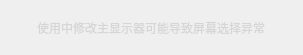
<?xml version="1.0" encoding="UTF-8"?>
<ui version="4.0">
 <class>DesktopWarnningTips</class>
 <widget class="QWidget" name="DesktopWarnningTips">
  <property name="geometry">
   <rect>
    <x>0</x>
    <y>0</y>
    <width>303</width>
    <height>55</height>
   </rect>
  </property>
  <property name="minimumSize">
   <size>
    <width>0</width>
    <height>55</height>
   </size>
  </property>
  <property name="maximumSize">
   <size>
    <width>16777215</width>
    <height>55</height>
   </size>
  </property>
  <property name="windowTitle">
   <string>DesktopWarnningTips</string>
  </property>
  <layout class="QHBoxLayout" name="horizontalLayout">
   <property name="spacing">
    <number>0</number>
   </property>
   <property name="leftMargin">
    <number>0</number>
   </property>
   <property name="topMargin">
    <number>0</number>
   </property>
   <property name="rightMargin">
    <number>0</number>
   </property>
   <property name="bottomMargin">
    <number>0</number>
   </property>
   <item>
    <widget class="QWidget" name="widget" native="true">
     <property name="styleSheet">
      <string notr="true">QWidget#widget{
border-image: url(:/toolTip/img/toolTip/desktop_tips.png);
}</string>
     </property>
     <layout class="QHBoxLayout" name="horizontalLayout_2">
      <property name="spacing">
       <number>0</number>
      </property>
      <property name="leftMargin">
       <number>0</number>
      </property>
      <property name="topMargin">
       <number>0</number>
      </property>
      <property name="rightMargin">
       <number>0</number>
      </property>
      <property name="bottomMargin">
       <number>0</number>
      </property>
      <item>
       <spacer name="horizontalSpacer">
        <property name="orientation">
         <enum>Qt::Horizontal</enum>
        </property>
        <property name="sizeHint" stdset="0">
         <size>
          <width>40</width>
          <height>20</height>
         </size>
        </property>
       </spacer>
      </item>
      <item>
       <widget class="QLabel" name="label">
        <property name="styleSheet">
         <string notr="true">font-size : 12px;
font-family : 微软雅黑;
color : #D6D6D6;;</string>
        </property>
        <property name="text">
         <string>使用中修改主显示器可能导致屏幕选择异常</string>
        </property>
       </widget>
      </item>
      <item>
       <spacer name="horizontalSpacer_2">
        <property name="orientation">
         <enum>Qt::Horizontal</enum>
        </property>
        <property name="sizeHint" stdset="0">
         <size>
          <width>40</width>
          <height>20</height>
         </size>
        </property>
       </spacer>
      </item>
     </layout>
    </widget>
   </item>
  </layout>
 </widget>
 <layoutdefault spacing="6" margin="11"/>
 <resources>
  <include location="../../VhallLive/project/VhallLive.qrc"/>
 </resources>
 <connections/>
</ui>
